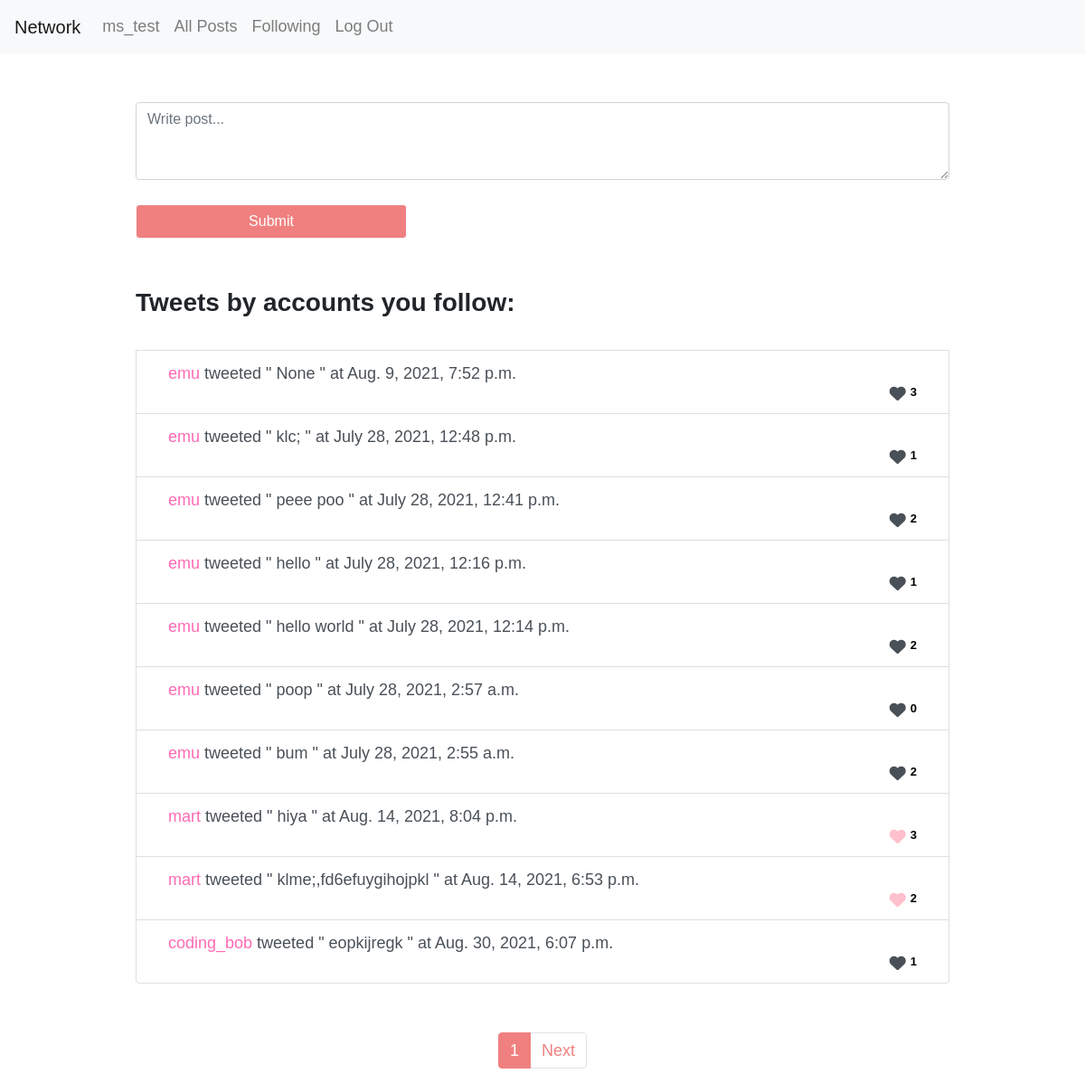
Before: /following/?page=1 (signed in) with the older database file.
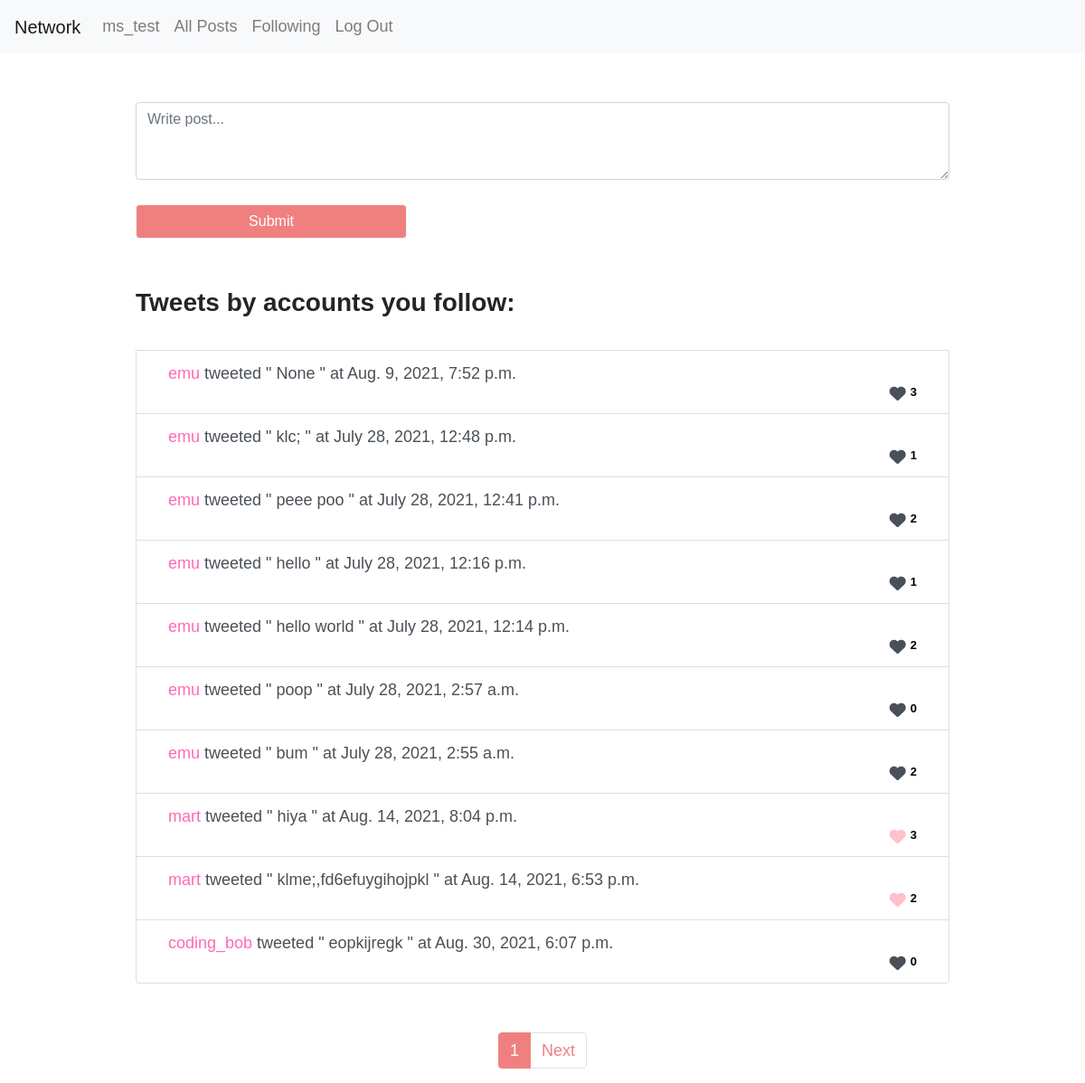
After: the same page with the newer database file.
### network/models.py (models this page shows, shortened)
class User(AbstractUser):
    pass

class Post(models.Model):
    user = models.ForeignKey(User, on_delete=models.CASCADE, default=0)
    user_name = models.CharField(max_length=25, default="string", null=True, blank=True)
    post = models.CharField(max_length=1440, default='', null=True, blank=True)
    time_added = models.DateTimeField(max_length=64, default=datetime.now(timezone.utc))
    likes = models.IntegerField(default="0")

### network/views.py (the view)
# urls.py: path("following/", views.load_following, name="following"),
def load_following(request):
    flow = Follow.objects.filter(follower=request.user.id)
    following = flow.values_list('followee')
    following_list = []
    for i in following:
        fols = Post.objects.filter(user=i[0]).order_by('-time_added')
        followings = fols.values_list('id', 'user', 'user_name', 'post', 'time_added', 'likes')
        following_list.append(followings)
    new_list = []
    for sublist in following_list:
        for item in sublist:
            new_list.append(item)
    smem = Like.objects.filter(liker=request.user.id)
    smeg = smem.values_list('post')
    liked_posts = []
    for i in smeg:
        liked_posts.append(i[0])
    hello = new_list
    paginator = Paginator(hello, 10)
    page_number = request.GET.get('page', 2)
    page_obj = paginator.get_page(page_number)
    print(page_obj, ": page obj")
    return render(request, "network/following.html", {
        "page_obj": page_obj,
        "hello": hello,
        "following_list": following_list,
        "following": following,
        "liked_posts": liked_posts
    })

### network/templates/network/following.html (shortened to what this page needs)
{% extends "network/layout.html" %}
{% block body %}
{% if user.is_authenticated %}
<div style="padding-left: 150px; padding-right: 150px;">
   <br><br>
    <form method="POST" action="{% url 'submit' %}">
        <textarea class="form-control" rows="3" name="submitto" placeholder="Write post..." required></textarea><br>
        <button class="btn btn-light" type="submit">Submit</button></form>
        {% endif %}<br><br>
        <h3><b>Tweets by accounts you follow:</h3></b><br>
        {% if not following %}
        You don't follow anyone yet!
        {% else %}
        {% for i in page_obj %}
        <li class="list-group-item list-group-item-action"> <div class="container">
        <div id="divvo_{{ i.0 }}"><div class="tweeto_{{ i.0 }}"> <a href="{% url 'load_profile' i.1 %}"> {{ i.2 }} </a>tweeted " {{ i.3 }} " at {{ i.4 }} </div> </div>
        {% if user.is_authenticated and i.0 not in liked_posts %}
        <i class="fas fa-heart" id="authenticatedheart{{i.0}}"><div class="likes" id="likes{{i.0}}">   {{i.5}}</div> </i>
        {% elif i.0 in liked_posts %}
        <i class="fas fa-heart" id="authenticatedheart{{i.0}}" style="color:pink;"><div class="likes" id="likes{{i.0}}">   {{i.5}}</div> </i>
        {% else %}
        <i class="fas fa-heart" id="unauthenticatheart{{i.0}}"><div class="likes" id="likes{{i.0}}">   {{i.5}}</div> </i>
        {% endif %}
        {% endfor %}
        </li></div><br><br>
        {% endif %}
        {% endblock %}

### network/templates/network/layout.html (shortened to what this page needs)
{% load static %}
<!DOCTYPE html>
<html lang="en">
    <head>
        <link rel="stylesheet" href="https://stackpath.bootstrapcdn.com/bootstrap/4.4.1/css/bootstrap.min.css">
        <link href="{% static 'network/styles.css' %}" rel="stylesheet">
    </head>
    <body>
        <nav class="navbar navbar-expand-lg navbar-light bg-light">
            <a class="navbar-brand" href="#">Network</a>
            <div>
              <ul class="navbar-nav mr-auto">
                {% if user.is_authenticated %}
                    <li class="nav-item">
                        <a class="nav-link" href="{% url 'load_profile' user.id %}"><strong>{{ user.username }}</strong></a>
                    </li>
                {% endif %}
                <li class="nav-item">
                  <a class="nav-link" href="{% url 'index' %}">All Posts</a>
                </li>
                {% if user.is_authenticated %}
                    <li class="nav-item">
                        <a class="nav-link" href="{% url 'following' %}">Following</a>
                    </li>
                    <li class="nav-item">
                        <a class="nav-link" href="{% url 'logout' %}">Log Out</a>
                    </li>
                {% endif %}
              </ul>
            </div>
          </nav>
        <div class="body">
            {% block body %}
            {% endblock %}
           <div>
                <ul class="pagination justify-content-center">
                  {% if page_obj.paginator.num_pages > 1 %}
                  {% for n in page_obj.paginator.page_range %}
                  {% if page_obj.number == n %}
                  <li class="page-item active">
                      <a class="page-link" href="?page={{ n }}">{{ n }}</a>
                  </li>
                  {% endif %}
                  {% endfor %}
                  {% endif %}
                  {% if page_obj.has_next %}
                  <li class="page-item">
                      <a class="page-link" href="?page={{ page_obj.next_page_number }}">
                          Next
                      </a>
                  </li>
                  {% endif %}
              </ul>
            </div>
        </div>
    </body>
</html>

### network/static/network/styles.css (style rules this page uses)
body { font-family: Arial, Helvetica, sans-serif; font-size: large; font-weight: 100 }
.list-group-item { display: flex; flex-direction: row; justify-content: space-between; }
.likes { font-family: Arial, Helvetica, sans-serif; color: black; float:right; font-size: small; text-align: right; margin-left: 5px; }
.fa-heart { float: right; text-align: right; }
.container { position: relative; }
.btn-light { background: lightcoral; width: 300px; color: white; }
a { color: hotpink; cursor: pointer; cursor: hand; }
.pagination > li > a { background-color: white; color: lightcoral; }
.pagination > .active > a { color: white; background-color: lightcoral !Important; border: solid 1px lightcoral !Important; }

Changed rows visible on the page:
changed Post "coding_bob": likes "1" → "0"
